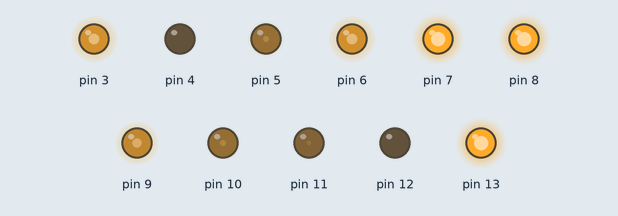
A sketch run on a simulated Arduino Uno, built with avr-gcc and run on an emulated ATmega328P. Shown: output pins drawn as LEDs (lit = HIGH). What the sketch prints to the serial monitor is not drawn.

Above: at 0.05 s.
At 1.25 s:
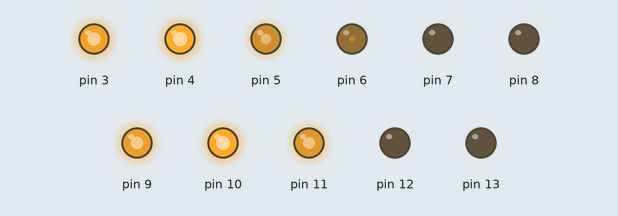
At 2.45 s:
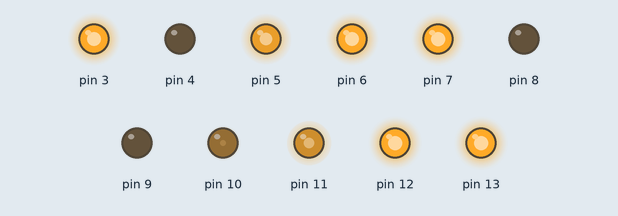
At 4.85 s:
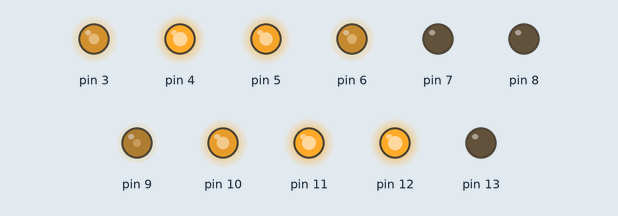
At 7.25 s:
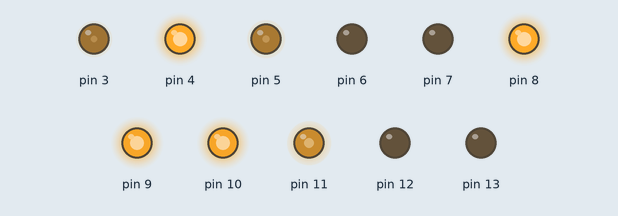
At 9.7 s:
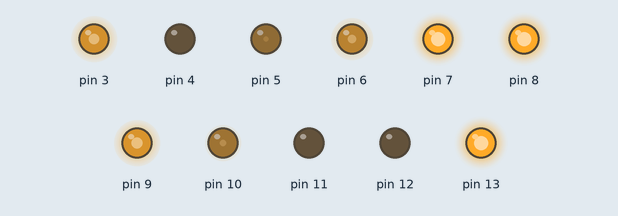
Timing chart, 0 to 12.7 s (numbered marks = the images above):
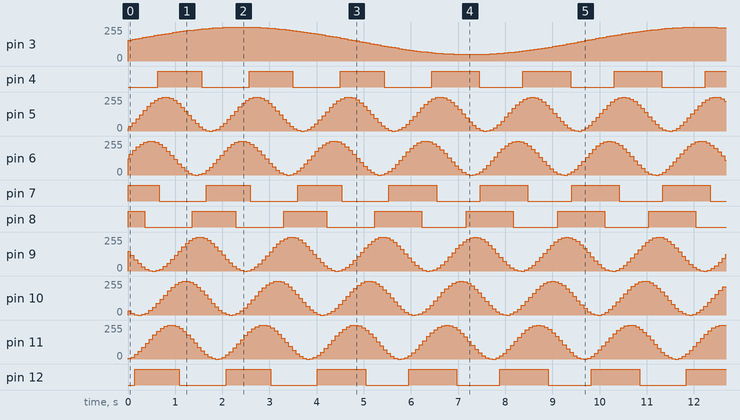

The sketch:

boite1.ino
```cpp
float t = 0; // une variable pour stocker le temps

void setup() {
  Serial.begin(9600);

  for (int i = 3; i < 14; i++) {
    pinMode(i, OUTPUT);
  }
}

void loop() {

  t += 0.25; // on augmente la valeur du temps (on peut changer la valeur pour faire pulse + ou - vite)

  for (int i = 4; i < 14; i++) {

    double l = ((sin(t + i) + 1) / 2.0) * 255; // on calcule une luminosité l doit être compris entre 0 et 255
    analogWrite(i, l);
    Serial.println(l);
  }

  double l2 = (((sin(t/5) + 1) / 2.0) * 205) + 50;
  analogWrite(3, l2);


}
```

Measured:
- by itself, pin 4: alternates HIGH for 0.97 s and LOW for 1.0 s
- by itself, pin 7, pin 13: repeats every 1.9 s: LOW 1.0 s, HIGH 0.93 s
- by itself, pin 8: repeats every 1.9 s: LOW 1.0 s, HIGH 0.92 s
- by itself, pin 12: alternates HIGH for 1.0 s and LOW for 0.99 s
